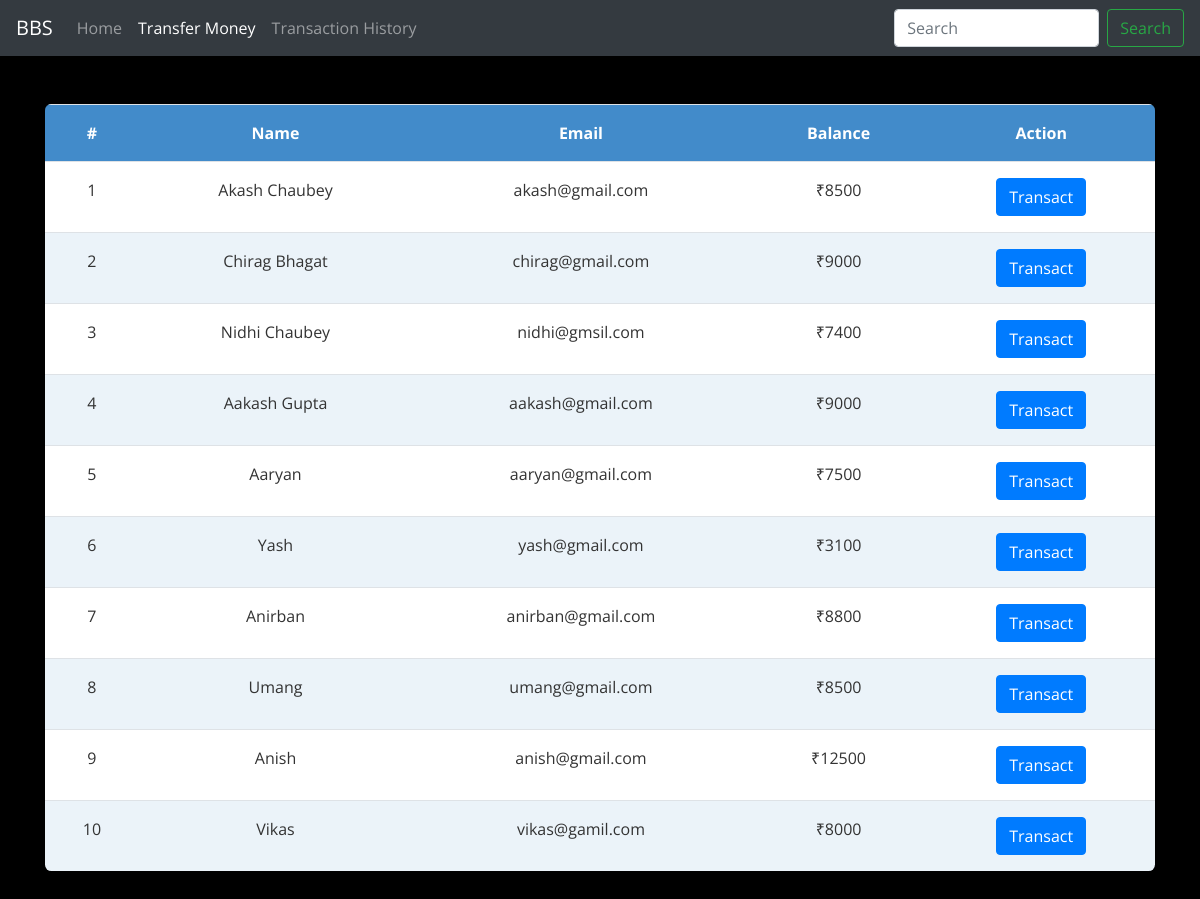
The page /home on the database its author committed.
### app/models.py (models this page shows, shortened)
class Customer(models.Model):
    cust_name = models.CharField(max_length=50)
    email = models.EmailField(max_length=254, default="")
    balance = models.IntegerField()

### app/views.py (the view)
# urls.py: path('home' , home , name='home' ),
def home(request):
    cust = Customer.objects.all()
    return render(request , 'transfer_money.html' , { 'users' : cust })

### app/templates/transfer_money.html (shortened to what this page needs)
<!doctype html>
{% load static %}
<html lang="en">
  <head>
    <link href="{% static 'media/css/jquery.dataTables.min.css' %}" rel="stylesheet">
    <link rel="stylesheet" href="https://maxcdn.bootstrapcdn.com/bootstrap/4.0.0/css/bootstrap.min.css">
  </head>
  <body>
  <nav class="navbar navbar-expand-lg navbar-dark bg-dark">
  <a class="navbar-brand" href="/">BBS</a>
  <div class="collapse navbar-collapse" id="navbarSupportedContent">
    <ul class="navbar-nav mr-auto">
      <li class="nav-item ">
        <a class="nav-link " href="/">Home</a>
      </li><li class="nav-item ">
        <a class="nav-link active" href="/home">Transfer Money</a>
      </li></li><li class="nav-item">
        <a class="nav-link " href="/transactions">Transaction History</a>
      </li>
    </ul>
      <form method="get" action="/search" class="form-inline my-2 my-lg-0">
            <input class="form-control mr-sm-2" type="search" placeholder="Search" aria-label="Search" name="query" id="query">
            <button class="btn btn-outline-success my-2 my-sm-0 " type="submit">Search</button>
      </form>
  </div>
</nav>
<div class="container my-3 my-5">
    <table class="table text-center rwd-table" id="myTable">
  <tbody class="">
    <tr >
      <th scope="col">#</th>
      <th scope="col">Name</th>
      <th scope="col">Email</th>
      <th scope="col">Balance</th>
      <th scope="col">Action</th>
    </tr>
  {% for user in users %}
    <tr>
      <td scope="row">{{forloop.counter}}</td>
      <td>{{user.cust_name}}</td>
      <td>{{user.email}}</td>
      <td>₹{{user.balance}}</td>
      <td>
      <a class="btn btn-primary" href="sendmoney/{{user.id}}" role="button">Transact</a>
      </td>
    </tr>
  {% endfor %}
  </tbody>
</table>
    </div>
  </body>
</html>

### app/templates/transfer_money.html (style rules this page uses)
* { font-family: "Open Sans", sans-serif; }
.rwd-table { margin: auto; min-width: 300px; max-width: 100%; border-collapse: collapse; }
.rwd-table tr:first-child { border-top: none; background: #428bca; color: #fff; }
.rwd-table tr { border-top: 1px solid #ddd; border-bottom: 1px solid #ddd; background-color: #f5f9fc; }
.rwd-table tr:nth-child(odd):not(:first-child) { background-color: #ebf3f9; }
.rwd-table th { display: none; }
.rwd-table td { display: block; }
.rwd-table td:first-child { margin-top: 0.5em; }
.rwd-table td:last-child { margin-bottom: 0.5em; }
.rwd-table td:before { content: attr(data-th) ": "; font-weight: bold; width: 120px; display: inline-block; color: #000; }
.rwd-table th, .rwd-table td { text-align: center; }
.rwd-table { color: #333; border-radius: 0.4em; overflow: hidden; }
.rwd-table tr { border-color: #bfbfbf; }
.rwd-table th, .rwd-table td { padding: 0.5em 1em; }
@media screen and (min-width: 600px) { .rwd-table td:before { display: none; } }
@media screen and (min-width: 600px) { .rwd-table th, .rwd-table td { display: table-cell; padding: 0.25em 0.5em; } }
@media screen and (min-width: 600px) { .rwd-table th:first-child, .rwd-table td:first-child { padding-left: 0; } }
@media screen and (min-width: 600px) { .rwd-table th:last-child, .rwd-table td:last-child { padding-right: 0; } }
@media screen and (min-width: 600px) { .rwd-table th, .rwd-table td { padding: 1em !important; } }
body { background-color: black; }
.container { display: block; text-align: center; }
th,td { text-align: center; }

### rows shown on the page
Customer: cust_name "Akash Chaubey", email "akash@gmail.com", balance "8500"
Customer: cust_name "Chirag Bhagat", email "chirag@gmail.com", balance "9000"
Customer: cust_name "Nidhi Chaubey", email "nidhi@gmsil.com", balance "7400"
Customer: cust_name "Aakash Gupta", email "aakash@gmail.com", balance "9000"
Customer: cust_name "Aaryan", email "aaryan@gmail.com", balance "7500"
Customer: cust_name "Yash", email "yash@gmail.com", balance "3100"
Customer: cust_name "Anirban", email "anirban@gmail.com", balance "8800"
Customer: cust_name "Umang", email "umang@gmail.com", balance "8500"
Customer: cust_name "Anish", email "anish@gmail.com", balance "12500"
Customer: cust_name "Vikas", email "vikas@gamil.com", balance "8000"
